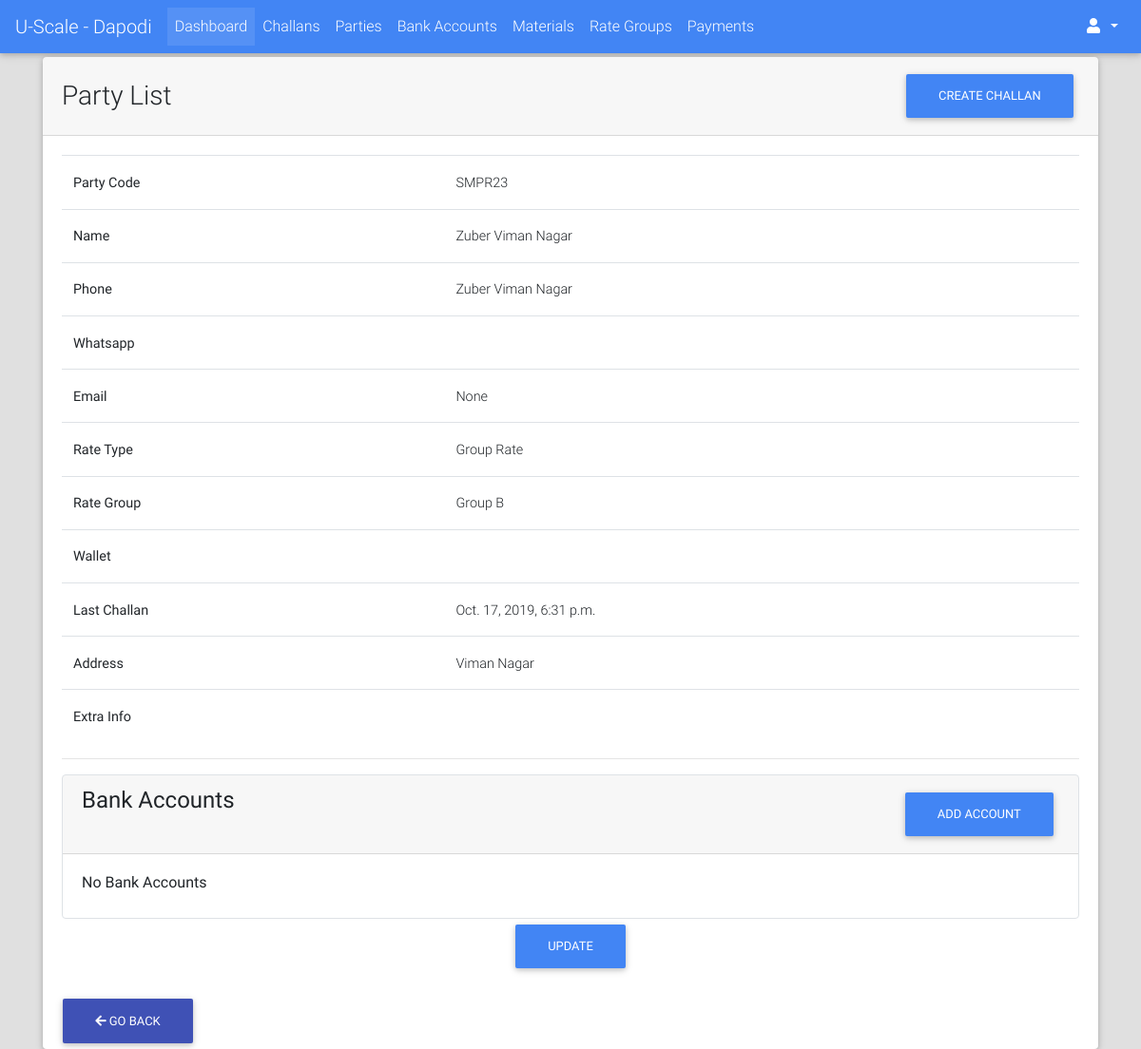
/parties/detail/SMPR23/ (signed in), run on an earlier commit of the app's database.
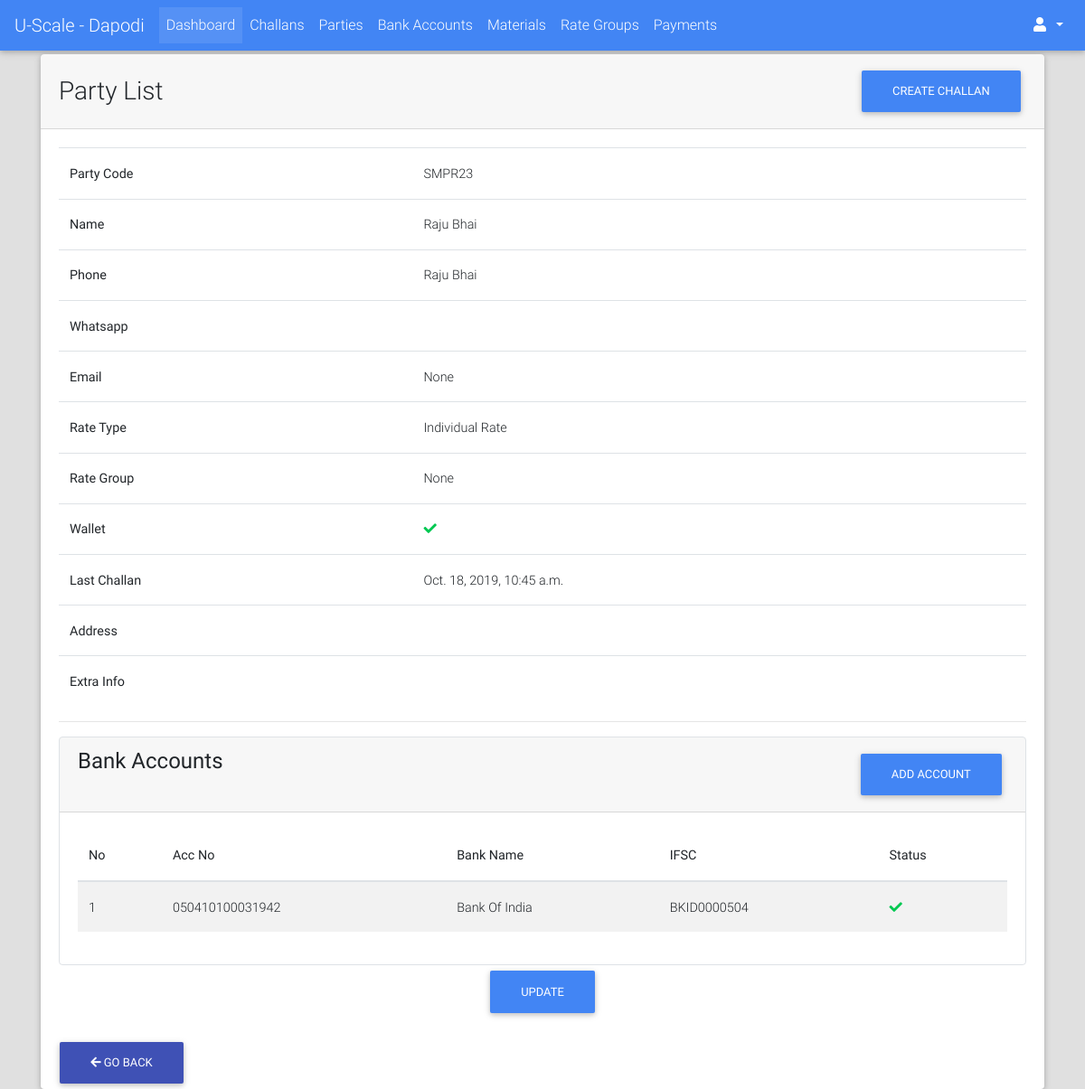
And on a later commit of the database.
### parties/models.py (models this page shows, shortened)
class Party(models.Model):
    RATE_TYPE_CHOICES = (("GR", "Group Rate"), ("IR", "Individual Rate"))
    rate_type = models.CharField(max_length=2, choices=RATE_TYPE_CHOICES)
    rate_group = models.ForeignKey("rates.RateGroup", on_delete=models.PROTECT, blank=True, null=True)
    name = models.CharField(max_length=128)
    party_code = models.CharField(max_length=32, blank=True)
    address = models.TextField(blank=True)
    phone = models.CharField(max_length=13)
    whatsapp = models.CharField(max_length=13, blank=True)
    email = models.EmailField(blank=True, null=True)
    extra_info = models.TextField(blank=True)
    is_wallet_party = models.BooleanField(default=False)
    is_active = models.BooleanField(default=True)
    @property
    def get_update_url(self):
        return reverse_lazy("parties:update", kwargs={"party_code": self.party_code})
    @property
    def get_challan_ad_url(self):
        return str(reverse_lazy("challans:add")) + "?ptid={}".format(self.id)
    @property
    def get_bank_account_add_url(self):
        return str(reverse_lazy("bank_accounts:add")) + "?ptid={}".format(self.id)
    class Meta:
        verbose_name = "Party"
        verbose_name_plural = "Parties"

### rates/models.py (models this page shows, shortened)
class RateGroup(models.Model):
    name = models.CharField(max_length=64)
    extra_info = models.TextField(blank=True)
    is_active = models.BooleanField(default=True)
    def __str__(self):
        return self.name

### challans/models.py (models this page shows, shortened)
class Challan(models.Model):
    STATUS_CHOICES = (("PN", "Pending"), ("DN", "Done"))
    created_by = models.ForeignKey(User, on_delete=models.PROTECT)
    party = models.ForeignKey("parties.Party", on_delete=models.CASCADE)
    challan_no = models.PositiveIntegerField(blank=True, null=True)
    vehicle_details = models.CharField(max_length=128, blank=True, null=True)
    weights_amount = models.DecimalField(max_digits=9, decimal_places=2, default=decimal.Decimal(0.00))
    extra_charges = models.DecimalField(verbose_name="Kata Charges", max_digits=9, decimal_places=2,
                                        default=decimal.Decimal(0.00))
    round_amount = models.DecimalField(max_digits=4, decimal_places=2, default=decimal.Decimal(0.00))
    total_amount = models.DecimalField(max_digits=9, decimal_places=2, default=decimal.Decimal(0.00))
    image = models.ImageField(upload_to="payments/", blank=True, null=True)
    extra_info = models.TextField(blank=True)
    created_on = models.DateTimeField(auto_now_add=True, editable=True)
    updated_on = models.DateTimeField(auto_now=True, editable=True)
    is_entries_done = models.BooleanField(default=False)
    is_reports_done = models.BooleanField(default=False)
    is_rates_assigned = models.BooleanField(default=False)
    is_payed = models.BooleanField(default=False)
    status = models.CharField(max_length=2, choices=STATUS_CHOICES, default="PN")

### bank_accounts/models.py (models this page shows, shortened)
class BankAccount(models.Model):
    party = models.ForeignKey("parties.Party", on_delete=models.CASCADE)
    account_holder = models.CharField(max_length=128)
    acc_no = models.CharField(max_length=32)
    ifsc_code = models.CharField(max_length=32)
    bank_name = models.CharField(max_length=64)
    branch_name = models.CharField(max_length=64, blank=True)
    is_active = models.BooleanField(default=True)

### parties/views.py (the view)
# urls.py: url(r"^detail/(?P<party_code>[0-9a-zA-Z-]+)/$", views.PartyDetailView.as_view(), name="detail"),
class PartyDetailView(LoginRequiredMixin, DetailView):
    model = Party
    template_name = "parties/detail.html"
    slug_field = "party_code"
    slug_url_kwarg = "party_code"
    def get_object(self, queryset=None):
        party = super().get_object()
        if party.is_active:
            return party
        return Http404("Party Is Not Active")

### portal/templates/parties/detail.html (shortened to what the changed rows need)
{% extends "portal/base.html" %}
{% load crispy_forms_tags %}
{% block content %}
    <div class="container">
        <div class="card">
            <div class="card-body">
                <table class="table">
                    <tbody>
                        <tr>
                             <th>Party Code</th>
                             <td>{{ party.party_code }}</td>
                         </tr>
                        <tr>
                            <th>Name</th>
                            <td>{{ party.name }}</td>
                        </tr>
                        <tr>
                            <th>Phone</th>
                            <td>{{ party.name }}</td>
                        </tr>
                        <tr>
                            <th>Whatsapp</th>
                        </tr>
                        <tr>
                            <th>Email</th>
                            <td>{{ party.email }}</td>
                        </tr>
                        <tr>
                            <th>Rate Type</th>
                            <td>{{ party.get_rate_type_display }}</td>
                        </tr>
                        <tr>
                            <th>Rate Group</th>
                            <td>{{ party.rate_group }}</td>
                        </tr>
                        <tr>
                            <th>Wallet</th>
                            <td>
                                {% if party.is_wallet_party %}
                                    <i class="fa fa-check text-success"></i>
                                {% else %}
                                    <i class="fa fa-close text-danger"></i>
                                {% endif %}
                            </td>
                        </tr>
                        <tr>
                            <th>Last Challan</th>
                            <td>{{ party.challan_set.last.created_on }}</td>
                        </tr>
                        <tr>
                            <th>Address</th>
                            <td>{{ party.address }}</td>
                        </tr>
                        <tr>
                            <th>Extra Info</th>
                        </tr>
                    </tbody>
                </table>
                <div class="card border" style="box-shadow: none">
                    <div class="card-body">
                        {% if party.bankaccount_set.exists %}
                            <table class="table table-striped">
                                <thead>
                                    <th>No</th>
                                    <th>Acc No</th>
                                    <th>Bank Name</th>
                                    <th>IFSC</th>
                                    <th>Status</th>
                                </thead>
                                <tbody>
                                    {% for bank_account in party.bankaccount_set.all %}
                                        <tr>
                                            <td>{{ forloop.counter }}</td>
                                            <td>{{ bank_account.acc_no }}</td>
                                            <td>{{ bank_account.bank_name }}</td>
                                            <td>{{ bank_account.ifsc_code }}</td>
                                            <td>
                                                {% if bank_account.is_active %}
                                                    <i class="fa fa-check text-success"></i>
                                                {% else %}
                                                    <i class="fa fa-times text-danger"></i>
                                                {% endif %}
                                            </td>
                                        </tr>
                                    {% endfor %}
                                </tbody>
                            </table>
                        {% else %}
                            <h6>No Bank Accounts</h6>
                        {% endif %}
                    </div>
                </div>
            </div>
        </div>
    </div>
{% endblock %}

What changed in the data, as far as the page shows it:
changed Party "SMPR23": name "Zuber Viman Nagar" → "Raju Bhai"; rate_type "Group Rate" → "Individual Rate"; rate_group "Group B" → "None"; is_wallet_party False → True (drawn); challan_set.last.created_on "Oct. 17, 2019, 6:31 p.m." → "Oct. 18, 2019, 10:45 a.m."; address "Viman Nagar" → (not shown)
now on this page (row edited): BankAccount: acc_no "050410100031942", bank_name "Bank Of India", ifsc_code "BKID0000504", is_active True (drawn)
Also different on the page:
text no longer shown: "No Bank Accounts"
text now shown: "No Acc No Bank Name IFSC Status"
